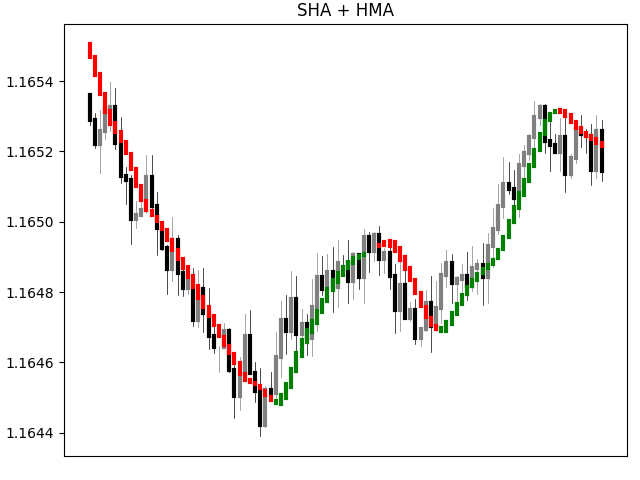

Source code (Python):
import matplotlib
matplotlib.use('TkAgg')
import matplotlib.pyplot as plt
from datetime import datetime,timedelta
import numpy as np
import pandas as pd
import random
import indicator as indi

class SHA_HMA:
    def __init__(self):
        self.n=200
        self.fig=plt.figure()
        self.title='SHA + HMA'
        self.calc_type='dict'   #'dict' or 'pandas'
        self.indi=indi

    def set_variables(self):
        variables=['time','open','high','low','close']
        var={i:[] for i in variables}
        return var

    def print_data(self,var):
        print(len(var['time']),var['time'][-1],f"O:{var['open'][-1]:.5f}",f"H:{var['high'][-1]:.5f}"
              f"L:{var['low'][-1]:.5f}",f"C:{var['close'][-1]:.5f}")

    def get_data(self,var):
        for i in range(self.n):
            t=(datetime.now()+timedelta(minutes=i)).strftime('%d-%m-%Y %H:%M:%S')
            var['time'].append(t)

            if len(var['open'])==0:
                var['open'].append(random.uniform(1,1.2))
                up_close=var['open'][-1]*(1+0.0001)
                down_close=var['open'][-1]*(1-0.0001)
                var['close'].append(random.uniform(down_close,up_close))
            else:
                var['open'].append(var['close'][-1])
                up_close=var['open'][-1]*(1+0.0001)
                down_close=var['open'][-1]*(1-0.0001)
                var['close'].append(random.uniform(down_close,up_close))
        
            if var['open'][-1]<var['close'][-1]:
                price1=var['close'][-1]
                price2=var['open'][-1]
            elif var['open'][-1]>var['close'][-1]:
                price1=var['open'][-1]
                price2=var['close'][-1]
            high=random.uniform(price1,price1*(1+0.00007))
            low=random.uniform(price2,price2*(1-0.00007))
            var['high'].append(high)
            var['low'].append(low)

            #SHA HMA:
            if self.calc_type=='dict':
                self.indi.ShaHma_dict(10,var)

            self.print_data(var)
        
        if self.calc_type=='pandas':
            self.indi.ShaHma_pandas(20,var)

    def plot_data(self,var):
        self.fig.subplots_adjust(top=0.95,bottom=0.05,right=0.98,left=0.1,hspace=0,wspace=0)
        ax=self.fig.add_gridspec(6,1)
        ax1=self.fig.add_subplot(ax[:,:])

        ax1.clear()
        ax1.set_xticks([])
        ax1.set_title(self.title)
        fr=100

        for i in range(len(var['time'][-fr:])):
            if var['open'][-fr:][i]>var['close'][-fr:][i]:
                ccolor='black'
            elif var['open'][-fr:][i]<var['close'][-fr:][i]:
                ccolor='gray'
            else:
                ccolor='gray'
            ax1.plot([var['time'][-fr:][i]]*2,[var['open'][-fr:][i],var['close'][-fr:][i]],c=ccolor,lw=3)
            ax1.plot([var['time'][-fr:][i]]*2,[var['high'][-fr:][i],var['low'][-fr:][i]],c=ccolor,lw=0.5)

        #plot SHA HMA:
        for i in range(len(var['time'][-fr:])):
            if var['sh_open'][-fr:][i]>var['sh_close'][-fr:][i]:
                ccolor='r'
            elif var['sh_open'][-fr:][i]<var['sh_close'][-fr:][i]:
                ccolor='g'
            else:
                ccolor='gray'
            ax1.plot([var['time'][-fr:][i]]*2,[var['sh_open'][-fr:][i],var['sh_close'][-fr:][i]],c=ccolor,lw=3)

        plt.show()

obj=SHA_HMA()
var=obj.set_variables()
obj.get_data(var)
obj.plot_data(var)
